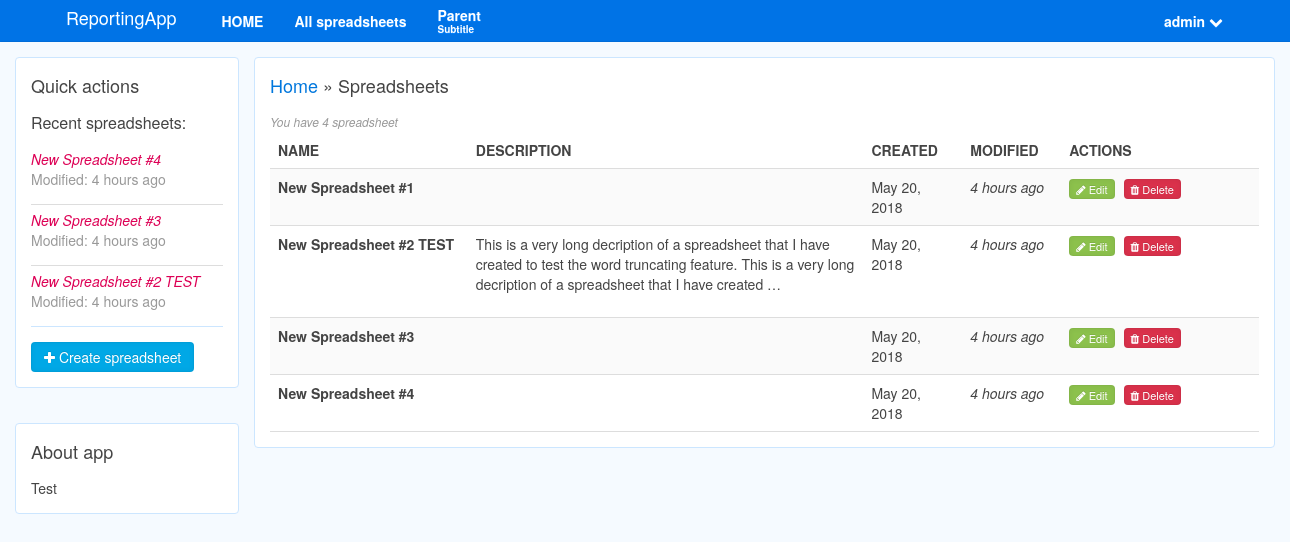
Screenshot of /reports/spreadsheets/ (signed in) with the database file from the repository.
### reports/models.py (models this page shows, shortened)
class Spreadsheet(models.Model):
	user = models.ForeignKey(User, unique=False, on_delete=models.CASCADE)
	spreadsheet_name = models.CharField(max_length=255)
	spreadsheet_description = models.TextField(default='')
	spreadsheet_creation_date = models.DateField(auto_now_add=True, editable=False)
	spreadsheet_last_modification = models.DateTimeField(auto_now=True)
	row_number = models.IntegerField(default=5)
	column_number = models.IntegerField(default=0)
	def last_modification_days_ago(self):
		time = timezone.now()
		format_str=""
		if self.spreadsheet_last_modification.hour == time.hour:
			minutes = time.minute - self.spreadsheet_last_modification.minute
			if minutes == 0:
				return "just now"
			elif minutes == 1:
				format_str = " minute ago"
			else:
				format_str = " minutes ago"
			return str(minutes) + format_str
		else:
			if self.spreadsheet_last_modification.day == time.day:
				hours = time.hour - self.spreadsheet_last_modification.hour
				if hours == 0:
					return "this hour"
				elif hours == 1:
					format_str = " hour ago"
				else:
					format_str = " hours ago"
				return str(hours) + format_str
		return self.spreadsheet_last_modification

### reports/views.py (the view)
# urls.py: path(r'spreadsheets/', views.spreadsheets, name='spreadsheets'),
@login_required
def spreadsheets(request):
    spreadsheets = Spreadsheet.objects.filter(user__id = request.user.id)
    num_spreadsheets = spreadsheets.count()
    return render(request, 'spreadsheets.html', context={'spreadsheets': spreadsheets, 'num_spreadsheets': num_spreadsheets}, )

### reports/templates/spreadsheets.html (shortened to what this page needs)
{% extends "./base/base_quickactions.html" %}
{% load tz %}
{% block breadcrumbs %}
	<a href="{% url 'home' %}">{{ block.super }}</a> » Spreadsheets
{% endblock %}
{% block quick_actions %}
	<h4>Recent spreadsheets:</h4>
	<dl class="uk-description-list-line">
		{% for spreadsheet in spreadsheets|dictsortreversed:"spreadsheet_last_modification"|slice:"0:3" %}
		<dt>
			<a class="uk-link-muted" href="{{ spreadsheet.id }}/edit/"><em>{{ spreadsheet.spreadsheet_name }}</em></a>
		</dt>
		<dd>
			<p>Modified: {{ spreadsheet.last_modification_days_ago }}</p>
		</dd>
		{% endfor %}
	<hr style="color: #CCE6FF; border-color: #CCE6FF; background-color: #CCE6FF;">
	<a class="uk-button uk-button-primary" href="add/"><i class="uk-icon-plus"></i> Create spreadsheet</a>
{% endblock %}
{% block content %}
<div class="uk-width-1-1">
	{% if num_spreadsheets == 0%}
		<i><small style="color: #444;">No spreadsheets found</small></i>
	{% else %}
	<table class="uk-table uk-table-hover uk-table-striped">
		<caption>You have {{ num_spreadsheets }} spreadsheet{% if num_spreadsheets <= 1%}s{% endif %}</caption>
		<thead>
			<tr>
				<th>NAME</th>
				<th>DESCRIPTION</th>
				<th>CREATED</th>
				<th>MODIFIED</th>
				<th>ACTIONS</th>
			</tr>
		</thead>
		<tbody>
			{% for spreadsheet in spreadsheets %}
			<tr>
				<td class="uk-width-2-10 uk-text-bold"><a class="uk-link-muted" href="{{ spreadsheet.id }}/edit/">{{ spreadsheet.spreadsheet_name }}</a></td>
				<td class="uk-width-4-10" style="max-width: 50%;"><p<small>{{ spreadsheet.spreadsheet_description | truncatewords:32 }}</small></p></td>
				<td class="uk-width-1-10">{{ spreadsheet.spreadsheet_creation_date }}</td>
				<td class="uk-width-1-10">
					<i data-uk-tooltip="{delay:250}" title="{{ spreadsheet.spreadsheet_last_modification|localtime }}">
						{{spreadsheet.last_modification_days_ago}}
					</i>
				</td>
				<td class="uk-width-2-10">
					<a class="uk-button uk-button-success uk-button-mini" href="{{ spreadsheet.id }}/edit/">
						<i class="uk-icon-pencil"></i> Edit
					</a>
					<a class="uk-margin-small-left uk-button uk-button-danger uk-button-mini " href="{{ spreadsheet.id }}/delete/">
						<i class="uk-icon-trash"></i> Delete
					</a>
				</td>
			</tr>
			{% endfor %}
		</tbody>
	</table>
	{% endif %}
</div>
{% endblock %}

### reports/templates/navbar.html (shortened to what this page needs)
<nav class="uk-navbar uk-navbar-attached uk-position-z-index" data-uk-sticky>
    <div class="uk-margin-large-left uk-margin-large-right">
        <a href="" class="uk-navbar-brand uk-margin-right">ReportingApp</a>
        <ul class="uk-navbar-nav">
            <li>
                <a href="{% url 'home' %}">{{'Home' | upper}}</a>
            </li>
            <li>
                <a href="{% url 'spreadsheets' %}">All spreadsheets</a>
            </li>
            <li class="uk-parent" data-uk-dropdown="" aria-haspopup="true" aria-expanded="false">
                <a href="" class="uk-navbar-nav-subtitle">Parent
                    <div>Subtitle</div>
                </a>
            </li>
        </ul>
        <ul class="uk-navbar-flip uk-navbar-nav">
            {% if user.is_authenticated %}
            <li class="uk-parent" data-uk-dropdown="" aria-haspopup="true" aria-expanded="false">
                    <a href="">{{ user.get_username }} <i class="uk-icon-chevron-down"></i></a>
                </li>
            {% endif %}
        </ul>
    </div>
</nav>

### rows the page displays
Spreadsheet: spreadsheet_name "New Spreadsheet #4", last_modification_days_ago "4 hours ago", spreadsheet_creation_date "May 20, 2018"
Spreadsheet: spreadsheet_name "New Spreadsheet #3", last_modification_days_ago "4 hours ago", spreadsheet_creation_date "May 20, 2018"
Spreadsheet: spreadsheet_name "New Spreadsheet #2 TEST", last_modification_days_ago "4 hours ago", spreadsheet_description "This is a very long decription of a spreadsheet that I have created to test the word truncating feature. This is a very long decription of a spreadsheet that I have created …", spreadsheet_creation_date "May 20, 2018"
Spreadsheet: spreadsheet_name "New Spreadsheet #1", spreadsheet_creation_date "May 20, 2018", last_modification_days_ago "4 hours ago"

### other values shown
{{ 'Home' | upper }} "HOME"
{{ user.get_username }} "admin"
{{ num_spreadsheets }} "4"
